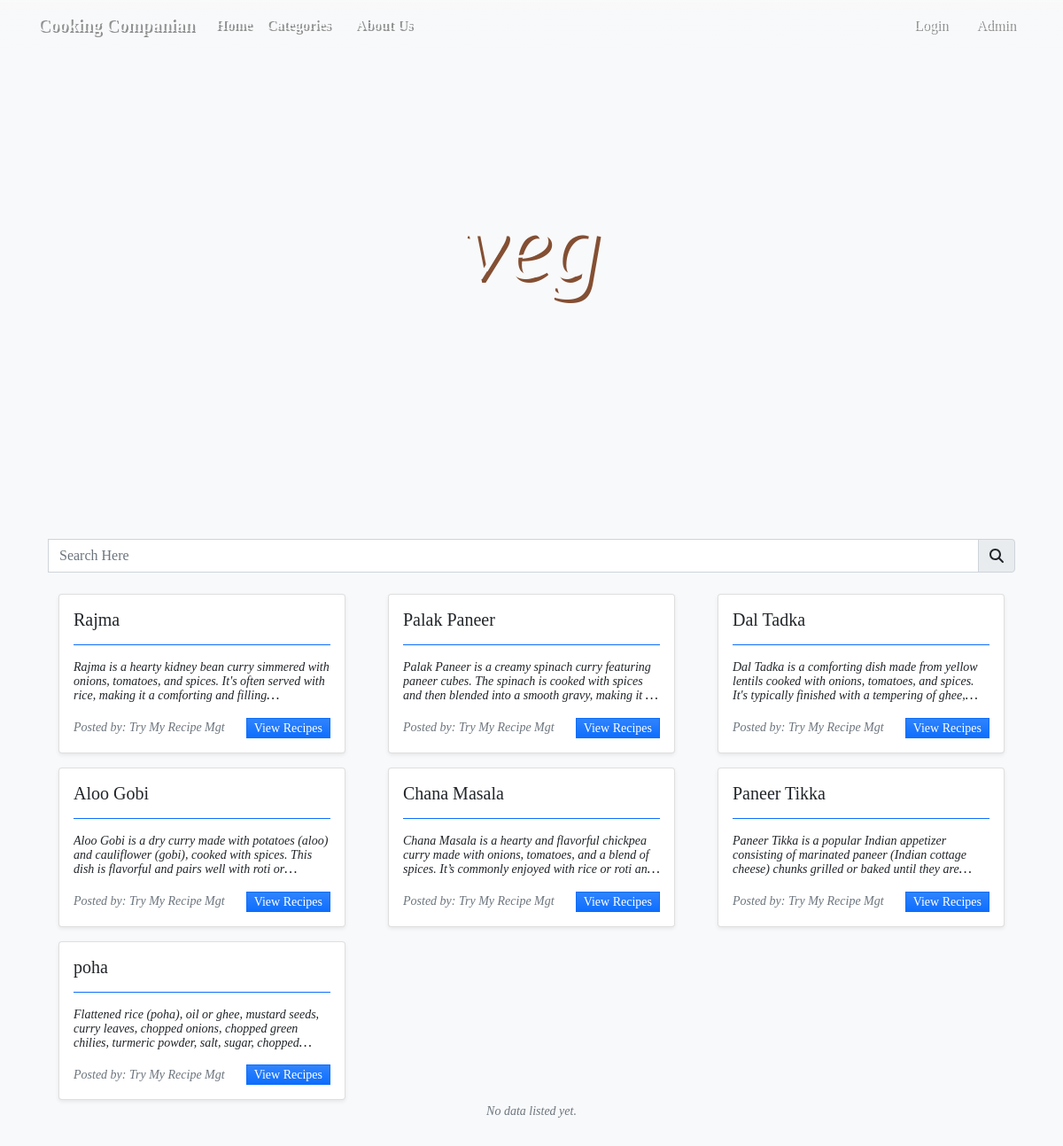
The page /?page=recipe&cid=1 on the database its author committed.
### tables this page shows
CREATE TABLE `recipe_list` (
            `recipe_id` INTEGER NOT NULL PRIMARY KEY AUTOINCREMENT,
            `category_id` INTEGER NOT NULL,
            `user_id` INTEGER NOT NULL,
            `title` TEXT NOT NULL,
            `description` TEXT NOT NULL,
            `ingredients` TEXT NOT NULL,
            `step` TEXT NOT NULL,
            `other_info` TEXT NOT NULL,
            `status` INTEGER NOT NULL,
            `date_created` TIMESTAMP NOT NULL DEFAULT CURRENT_TIMESTAMP,
            FOREIGN KEY(`category_id`) REFERENCES `category_list`(`category_id`) ON DELETE CASCADE
            FOREIGN KEY(`user_id`) REFERENCES `user_list`(`user_id`) ON DELETE CASCADE
        );

CREATE TABLE `user_list` (
            `user_id` INTEGER NOT NULL PRIMARY KEY AUTOINCREMENT,
            `fullname` INTEGER NOT NULL,
            `username` TEXT NOT NULL,
            `password` TEXT NOT NULL,
            `status` INTEGER NOT NULL Default 1,
            `date_created` TIMESTAMP DEFAULT CURRENT_TIMESTAMP
        );

### recipe.php (the view, shortened to what this page needs)
<header id="cover">
    <div class="container-fluid h-100 d-flex flex-column justify-content-end align-items-end">
        <div class="flex-grow-1 d-flex justify-content-center align-items-center w-100">
            <div id="cat-title" class="w-100 text-center wow fadeIn" data-wow-duration="1.2s"><?php echo  $name ?></div>
        </div>
    </div>
</header>
<div class="bg-light">
<div class="my-5 pt-4">
    <div class="container">
        <div class="col-12">
            <div class="row mx-0 d-flex justify-content-cente mb-2">
                <div class="col-12">
                <div class="input-group mb-3">
                    <input type="text" id="search" class="form-control rounded-0" placeholder="Search Here" aria-label="Search Here" aria-describedby="basic-addon2" autocomplete="off">
                    <span class="input-group-text" id="basic-addon2"><i class="fa fa-search"></i></span>
                </div>
                </div>
            </div>
            <div class="row mx-0 row-cols-1 row-cols-sm-1 row-cols-xl-3 gx-5 gy-3" id="recipe_list">
                <?php
                $sql = "SELECT r.*,u.fullname as author FROM recipe_list r inner join user_list u on r.user_id = u.user_id where r.status = 1 and r.category_id = '{$_GET['cid']}' order by strftime('%s',r.date_created) desc";
                $qry = $conn->query($sql);
                while($row = $qry->fetchArray()):
                    $row['description'] = strip_tags(stripslashes(html_entity_decode($row['description'])));
                ?>
                <div class="item col wow bounceInUp">
                    <div class="card shadow-sm ">
                        <div class="card-body ">
                            <h5 class="card-title mb-1"><?php echo $row['title'] ?></h5>
                            <hr class="bg-primary opacity-100">
                            <p class="truncate-3 fw-light fst-italic lh-1" title="<?php echo $row['description'] ?>"><small><?php echo $row['description'] ?></small></p>
                            <div class="w-100 d-flex justify-content-end">
                                <div class="col-auto flex-grow-1">
                                    <div class="text-muted truncate-1" title="<?php echo $row['author'] ?>"><small><i>Posted by: <?php echo $row['author'] ?></i></small></div>
                                </div>
                                <div class="col-auto">
                                    <a href="./?page=view_recipe&rid=<?php echo $row['recipe_id'] ?>" class="btn btn-sm btn-primary bg-gradient rounded-0 py-0">View Recipes</a>
                                </div>
                            </div>
                        </div>
                    </div>
                </div>
                <?php endwhile; ?>
            </div>
            <?php if(!$qry->fetchArray()): ?>
                <center><i><small class="text-muted">No data listed yet.</small></i></center>
            <?php endif; ?>
        </div>
    </div>
</div>
</div>

### index.php (shortened to what this page needs)
<?php
$page = isset($_GET['page']) ? $_GET['page'] : 'home';
?>
<!DOCTYPE html>
<html lang="en">
<head>
    <link rel="stylesheet" href="./Font-Awesome-master/css/all.min.css">
    <link rel="stylesheet" href="./css/bootstrap.min.css">
    <link rel="stylesheet" href="./css/jquery-ui.min.css">
    <link rel="stylesheet" href="./css/animate.css">
    <link rel="stylesheet" href="./css/custom.css">
    <link rel="stylesheet" href="./summernote/summernote-lite.min.css">
    <link rel="stylesheet" href="./DataTables/datatables.min.css">
</head>
<body class="bg-light">
    <main class="d-flex flex-column h-100">
    <nav class="fw-bold navbar navbar-expand-lg navbar-dark bg-dark position-fixed bg-gradient text-dark bg-opacity-0 w-100" id="topNavBar" style="z-index:2">
        <div class="container">
            <a class="navbar-brand" href="./">
            Cooking Companian
            </a>
            <div class="collapse navbar-collapse " id="navbarNav">
                <ul class="navbar-nav">
                    <li class="nav-item">
                        <a class="nav-link <?php echo ($page == 'home')? 'active' : '' ?>" aria-current="page" href="./">Home</a>
                    </li>
                    <li class="nav-item dropdown">
                        <a class="nav-link dropdown-toggle <?php echo in_array($page,array('categories','recipe'))? 'active' : '' ?>" data-bs-toggle="dropdown" href="#" role="button" aria-expanded="false">Categories</a>
                    </li>
                    <li class="nav-item">
                        <a class="nav-link <?php echo ($page == 'about')? 'active' : '' ?>" aria-current="page" href="./?page=about">About Us</a>
                    </li>
                </ul>
            </div>
            <div>
            <div class="">
                <?php if(isset($_SESSION['user_id'])): ?>
                    <div class="dropdown">
                    <a class="btn btn-secondary bg-transparent  text-light border-0" data-bs-toggle="dropdown" href="#" role="button" aria-expanded="false">Hi, <?php echo $_SESSION['fullname'] ?></a>
                    <ul class="dropdown-menu">
                        <li>
                            <a class="dropdown-item" href="./?page=posts">My Posts</a>
                        </li>
                        <li>
                            <a class="dropdown-item" href="./?page=manage_account">Manage Account</a>
                        </li>
                        <li>
                            <a class="dropdown-item" href="Actions.php?a=user_logout">Logout</a>
                        </li>
                    </ul>
                    </div>
                <?php else: ?>
                    <a class="btn btn-secondary bg-transparent  text-light border-0 me-1" href="./?page=login_registration" >
                    Login
                    </a>
                    <a class="btn btn-secondary bg-transparent  text-light border-0" href="./admin" >
                    Admin
                    </a>
                <?php endif; ?>
            </div>
            </div>
        </div>
    </nav>
    <div class="py-3 w-100 flex-grow-1" id="page-container">
        <?php
            include $page.'.php';
        ?>
    </div>
    </main>
</body>
</html>

### css/custom.css (style rules this page uses)
:root { --bs-success-rgb: 71, 222, 152 !important; }
html, body { height: 100%; width: 100%; font-family: Apple Chancery, cursive; }
#topNavBar { flex: 0 1 auto; }
.truncate-1 { overflow: hidden; text-overflow: ellipsis; display: -webkit-box; -webkit-line-clamp: 1; -webkit-box-orient: vertical; }
.truncate-3 { overflow: hidden; text-overflow: ellipsis; display: -webkit-box; -webkit-line-clamp: 3; -webkit-box-orient: vertical; }
header#cover { height: 65vh; position: relative; }
header:before { height: 65vh; background-image: url(../images/recipe-banner.jpg); background-size: cover; background-repeat: no-repeat; position: fixed; width: 100%; left: 0; top: 0; z-index: -1; content: "" }
#topNavBar * { color: var(--bs-light) !important; text-shadow: 2px 2px #0000006b; }
#cat-title { font-family: Brush Script MT, Brush Script Std, cursive; font-style: italic; font-size: 7em; color: var(--bs-light); text-shadow: 4px 4px #844f33; }

### rows shown on the page
recipe_list: title "Rajma", description "Rajma is a hearty kidney bean curry simmered with onions, tomatoes, and spices. It's often served with rice, making it a comforting and…", user.fullname "Try My Recipe Mgt"
recipe_list: title "Palak Paneer", description "Palak Paneer is a creamy spinach curry featuring paneer cubes. The spinach is cooked with spices and then blended into a smooth gravy, making it…", user.fullname "Try My Recipe Mgt"
recipe_list: title "Dal Tadka", description "Dal Tadka is a comforting dish made from yellow lentils cooked with onions, tomatoes, and spices. It's typically finished with a tempering of…", user.fullname "Try My Recipe Mgt"
recipe_list: title "Aloo Gobi", description "Aloo Gobi is a dry curry made with potatoes (aloo) and cauliflower (gobi), cooked with spices. This dish is flavorful and pairs well with roti…", user.fullname "Try My Recipe Mgt"
recipe_list: title "Chana Masala", description "Chana Masala is a hearty and flavorful chickpea curry made with onions, tomatoes, and a blend of spices. It’s commonly enjoyed with rice or roti…", user.fullname "Try My Recipe Mgt"
recipe_list: title "Paneer Tikka", description "Paneer Tikka is a popular Indian appetizer consisting of marinated paneer (Indian cottage cheese) chunks grilled or baked until they…", user.fullname "Try My Recipe Mgt"
recipe_list: title "poha", description "Flattened rice (poha), oil or ghee, mustard seeds, curry leaves, chopped onions, chopped green chilies, turmeric powder, salt, sugar,…", user.fullname "Try My Recipe Mgt"

### other values the page prints
$name "veg"
